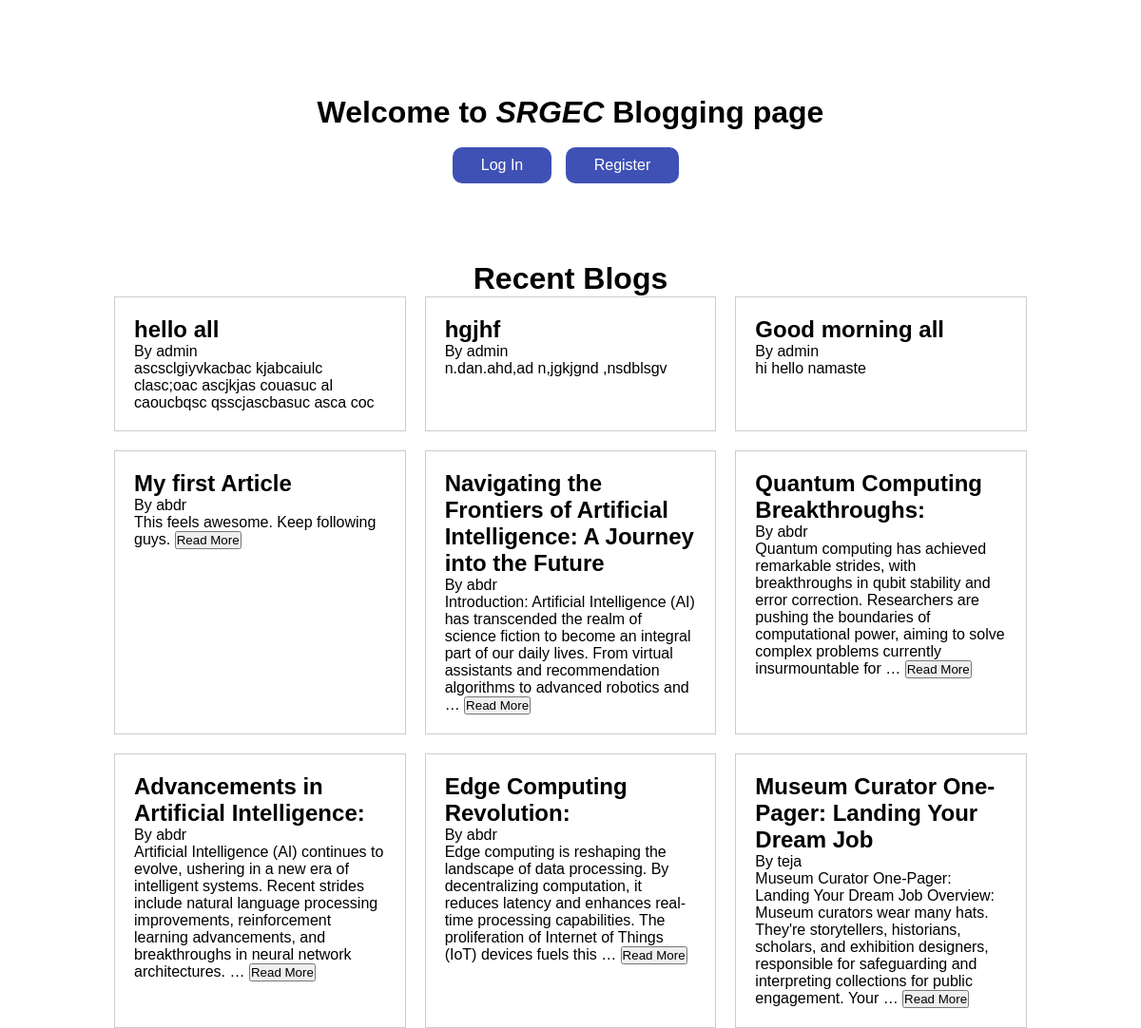
The page / on the database its author committed.
### blogapp/models.py (models this page shows)
class Article(models.Model):
    title = models.CharField(max_length=100)
    content = models.TextField()
    author = models.ForeignKey(User, on_delete=models.CASCADE)

### blogapp/views.py (the view)
# urls.py: path('',views.index,name='index'),
def index(request):
    acc=Article.objects.all()
    return render(request,'index.html',{'articles':acc})

### templates/index.html (shortened to what this page needs)
{% load static %}
<!DOCTYPE html>
<html lang="en">
<head>
  <link rel="stylesheet" href="{% static 'css/index.css' %}">
  <link rel="stylesheet" href="{% static 'css/profile.css' %}">
</head>
<body>
  <div class="header" style="background-color: white;">
    <h1>Welcome to <EM>SRGEC</EM> Blogging page</h1><br>
    {% if user.is_authenticated %}
      <p>Hello, {{user.first_name}}</p>
      <div class="nav">
        <ul>
          <li><a href="profile">Go to profile</a></li>
          <li><a href="logout">Logout</a></li>
        </ul>
      </div>
    {% else %}
      <div class="nav">
        <ul>
          <li><a href="login">Log In</a></li>
          <li><a href="register">Register</a></li>
        </ul>
      </div>
    {% endif %}
    <br><br><br><br>
    <h1>Recent Blogs</h1>
      <div class="grid">
        {% for article in articles %}
        <article>
          <h2>{{ article.title }}</h2>
          <p>By {{ article.author }}</p>
          <p>
            <span class="content" data-truncated-content="{{ article.content|truncatewords:30 }}"
              data-full-content="{{ article.content }}">
              {{ article.content|truncatewords:30 }}
            </span>
            {% if article.content|length > 30 %}
            <button class="read-more">Read More</button>
            {% endif %}
          </p>
        </article>
        {% endfor %}
      </div>
    </div>
</body>
</html>

### blogapp/static/css/index.css (style rules this page uses)
* { padding: 0; margin: 0; box-sizing: border-box; font-family: sans-serif; }
.header { padding: 0 10%; padding-top: 100px; height: 100vh; width: 100%; background-color: white; display: flex; flex-direction: column; align-items: center; }
h1 { text-align: center; }
li { list-style: none; color: #fff; display: inline-block; margin-bottom: 10px; }
a { text-decoration: none; color: #3f51b5; }
.nav { display: flex; justify-content: center; }
.nav a { display: inline-block; padding: 10px 30px; color: #fff; background-color: #3f51b5; border-radius: 10px; margin-right: 10px; }

### blogapp/static/css/profile.css (style rules this page uses)
.grid { display: grid; grid-template-columns: repeat(3, 1fr); grid-gap: 20px; }
.grid>article { border: 1px solid #ccc; padding: 20px; }

### rows shown on the page
Article: title "hello all", author "admin", content "ascsclgiyvkacbac kjabcaiulc clasc;oac ascjkjas couasuc al caoucbqsc qsscjascbasuc asca coc"
Article: title "hgjhf", author "admin", content "n.dan.ahd,ad n,jgkjgnd ,nsdblsgv"
Article: title "Good morning all", author "admin", content "hi hello namaste"
Article: title "My first Article", author "abdr", content "This feels awesome. Keep following guys.", shows "Read More"
Article: title "Navigating the Frontiers of Artificial Intelligence: A Journey into the Future", author "abdr", content "Introduction: Artificial Intelligence (AI) has transcended the realm of science fiction to become an integral part of our daily lives. From virtual assistants and recommendation algorithms to advanced robotics and …", shows "Read More"
Article: title "Quantum Computing Breakthroughs:", author "abdr", content "Quantum computing has achieved remarkable strides, with breakthroughs in qubit stability and error correction. Researchers are pushing the boundaries of computational power, aiming to solve complex problems currently insurmountable for …", shows "Read More"
Article: title "Advancements in Artificial Intelligence:", author "abdr", content "Artificial Intelligence (AI) continues to evolve, ushering in a new era of intelligent systems. Recent strides include natural language processing improvements, reinforcement learning advancements, and breakthroughs in neural network architectures. …", shows "Read More"
Article: title "Edge Computing Revolution:", author "abdr", content "Edge computing is reshaping the landscape of data processing. By decentralizing computation, it reduces latency and enhances real-time processing capabilities. The proliferation of Internet of Things (IoT) devices fuels this …", shows "Read More"
Article: title "Museum Curator One-Pager: Landing Your Dream Job", author "teja", content "Museum Curator One-Pager: Landing Your Dream Job Overview: Museum curators wear many hats. They're storytellers, historians, scholars, and exhibition designers, responsible for safeguarding and interpreting collections for public engagement. Your …", shows "Read More"
